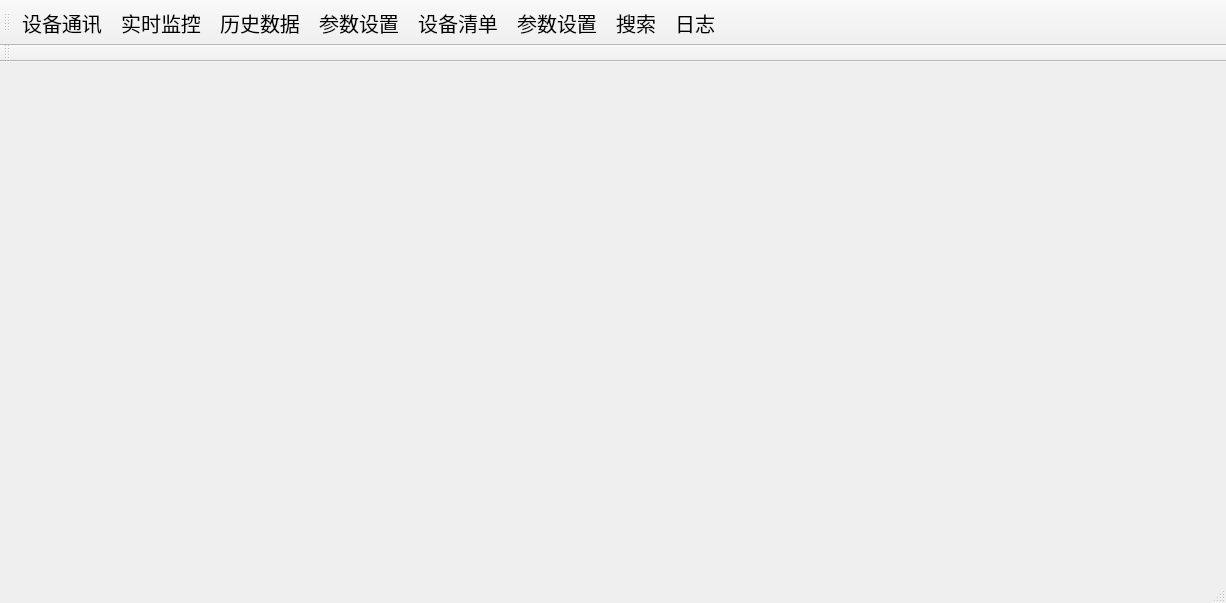
<?xml version="1.0" encoding="UTF-8"?>
<ui version="4.0">
 <class>MainWindow</class>
 <widget class="QMainWindow" name="MainWindow">
  <property name="geometry">
   <rect>
    <x>0</x>
    <y>0</y>
    <width>1226</width>
    <height>603</height>
   </rect>
  </property>
  <property name="font">
   <font>
    <pointsize>11</pointsize>
   </font>
  </property>
  <property name="windowTitle">
   <string>雷狮车轮磨损检测系统</string>
  </property>
  <widget class="QWidget" name="centralWidget"/>
  <widget class="QMenuBar" name="menuBar">
   <property name="geometry">
    <rect>
     <x>0</x>
     <y>0</y>
     <width>1226</width>
     <height>28</height>
    </rect>
   </property>
   <property name="font">
    <font>
     <family>楷体</family>
     <pointsize>13</pointsize>
    </font>
   </property>
  </widget>
  <widget class="QToolBar" name="mainToolBar">
   <property name="font">
    <font>
     <pointsize>13</pointsize>
    </font>
   </property>
   <property name="windowTitle">
    <string>工具栏</string>
   </property>
   <property name="whatsThis">
    <string>&lt;html&gt;&lt;head/&gt;&lt;body&gt;&lt;p&gt;工具栏&lt;/p&gt;&lt;/body&gt;&lt;/html&gt;</string>
   </property>
   <attribute name="toolBarArea">
    <enum>TopToolBarArea</enum>
   </attribute>
   <attribute name="toolBarBreak">
    <bool>false</bool>
   </attribute>
   <addaction name="actionDevCommu"/>
   <addaction name="actionMoniteRealTime"/>
   <addaction name="actionHistoryDatas"/>
   <addaction name="actionUserParaSetting"/>
   <addaction name="actionDevList"/>
   <addaction name="actionDebugParaSetting"/>
   <addaction name="actionDebugSearch"/>
   <addaction name="actionLog"/>
  </widget>
  <widget class="QStatusBar" name="statusBar"/>
  <widget class="QToolBar" name="toolBar">
   <property name="windowTitle">
    <string>toolBar</string>
   </property>
   <attribute name="toolBarArea">
    <enum>TopToolBarArea</enum>
   </attribute>
   <attribute name="toolBarBreak">
    <bool>true</bool>
   </attribute>
  </widget>
  <action name="actionDevCommu">
   <property name="text">
    <string>设备通讯</string>
   </property>
   <property name="font">
    <font>
     <family>楷体</family>
     <pointsize>15</pointsize>
    </font>
   </property>
  </action>
  <action name="actionMoniteRealTime">
   <property name="text">
    <string>实时监控</string>
   </property>
   <property name="font">
    <font>
     <family>楷体</family>
     <pointsize>15</pointsize>
    </font>
   </property>
  </action>
  <action name="actionHistoryDatas">
   <property name="text">
    <string>历史数据</string>
   </property>
   <property name="font">
    <font>
     <family>楷体</family>
     <pointsize>15</pointsize>
    </font>
   </property>
  </action>
  <action name="actionUserParaSetting">
   <property name="text">
    <string>参数设置</string>
   </property>
   <property name="font">
    <font>
     <family>楷体</family>
     <pointsize>15</pointsize>
    </font>
   </property>
  </action>
  <action name="actionDevList">
   <property name="text">
    <string>设备清单</string>
   </property>
   <property name="font">
    <font>
     <family>楷体</family>
     <pointsize>15</pointsize>
    </font>
   </property>
  </action>
  <action name="actionDebugParaSetting">
   <property name="text">
    <string>参数设置</string>
   </property>
   <property name="font">
    <font>
     <family>楷体</family>
     <pointsize>15</pointsize>
    </font>
   </property>
  </action>
  <action name="actionDebugSearch">
   <property name="text">
    <string>搜索</string>
   </property>
   <property name="font">
    <font>
     <family>楷体</family>
     <pointsize>15</pointsize>
    </font>
   </property>
  </action>
  <action name="actionLog">
   <property name="text">
    <string>日志</string>
   </property>
   <property name="font">
    <font>
     <family>楷体</family>
     <pointsize>15</pointsize>
    </font>
   </property>
  </action>
 </widget>
 <layoutdefault spacing="6" margin="11"/>
 <resources/>
 <connections/>
</ui>
